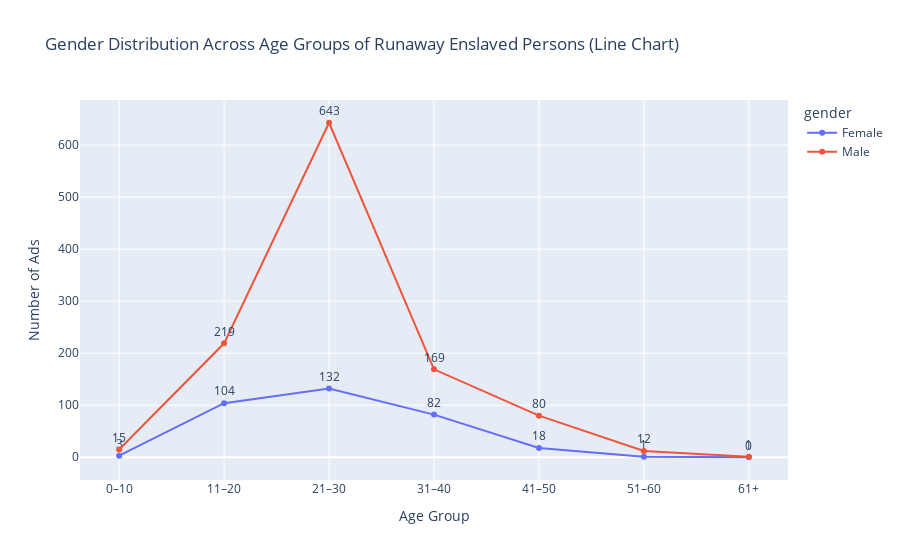

Notebook source saved alongside this figure:
### Markdown cell above
#### **Age-Gender**
The intersection of gender and age is a key clue to understanding the living conditions of the enslaved and the possibility of resistance. Under the slavery system, the division of labor was highly dependent on gender and age structure. Different working environments also meant different possibilities of escape.

### Code cell
df_age_gender = df_s[
    df_s['approximate_age'].apply(lambda x: str(x).isdigit()) &
    (df_s['gender'] != 'Not_Provided')
].copy()
df_age_gender['approximate_age'] = df_age_gender['approximate_age'].astype(int)
bins = [0, 10, 20, 30, 40, 50, 60, 100]
labels = ['0–10', '11–20', '21–30', '31–40', '41–50', '51–60', '61+']
df_age_gender['age_group'] = pd.cut(df_age_gender['approximate_age'], bins=bins, labels=labels, right=True)
age_gender_counts = df_age_gender.groupby(['age_group', 'gender']).size().reset_index(name='count')
fig = px.line(
    age_gender_counts,
    x='age_group',
    y='count',
    color='gender',
    markers=True,  
    text='count',
    title='Gender Distribution Across Age Groups of Runaway Enslaved Persons (Line Chart)',
    labels={'age_group': 'Age Group', 'count': 'Number of Ads'}
)
fig.update_traces(textposition='top center')
fig.update_layout(
    xaxis_title='Age Group',
    yaxis_title='Number of Ads',
    uniformtext_minsize=8,
    uniformtext_mode='hide'
)

fig.show()

### Figure 1 — Plotly figure (JSON) as saved in the notebook; plotly's stock layout.template omitted (floating-point values rounded to 4 significant figures)
{"data": [{"hovertemplate": "gender=Female<br>Age Group=%{x}<br>Number of Ads=%{text}<extra></extra>", "legendgroup": "Female", "line": {"color": "#636efa", "dash": "solid"}, "marker": {"symbol": "circle"}, "mode": "lines+markers+text", "name": "Female", "orientation": "v", "showlegend": true, "text": [3, 104, 132, 82, 18, 1, 0], "textposition": "top center", "type": "scatter", "x": ["0–10", "11–20", "21–30", "31–40", "41–50", "51–60", "61+"], "xaxis": "x", "y": [3, 104, 132, 82, 18, 1, 0], "yaxis": "y"}, {"hovertemplate": "gender=Male<br>Age Group=%{x}<br>Number of Ads=%{text}<extra></extra>", "legendgroup": "Male", "line": {"color": "#EF553B", "dash": "solid"}, "marker": {"symbol": "circle"}, "mode": "lines+markers+text", "name": "Male", "orientation": "v", "showlegend": true, "text": [15, 219, 643, 169, 80, 12, 1], "textposition": "top center", "type": "scatter", "x": ["0–10", "11–20", "21–30", "31–40", "41–50", "51–60", "61+"], "xaxis": "x", "y": [15, 219, 643, 169, 80, 12, 1], "yaxis": "y"}], "layout": {"autosize": true, "legend": {"title": {"text": "gender"}, "tracegroupgap": 0}, "title": {"text": "Gender Distribution Across Age Groups of Runaway Enslaved Persons (Line Chart)"}, "uniformtext": {"minsize": 8, "mode": "hide"}, "xaxis": {"anchor": "y", "autorange": true, "domain": [0, 1], "range": [-0.3888, 6.389], "title": {"text": "Age Group"}, "type": "category"}, "yaxis": {"anchor": "x", "autorange": true, "domain": [0, 1], "range": [-53.06, 696.1], "title": {"text": "Number of Ads"}, "type": "linear"}}}
